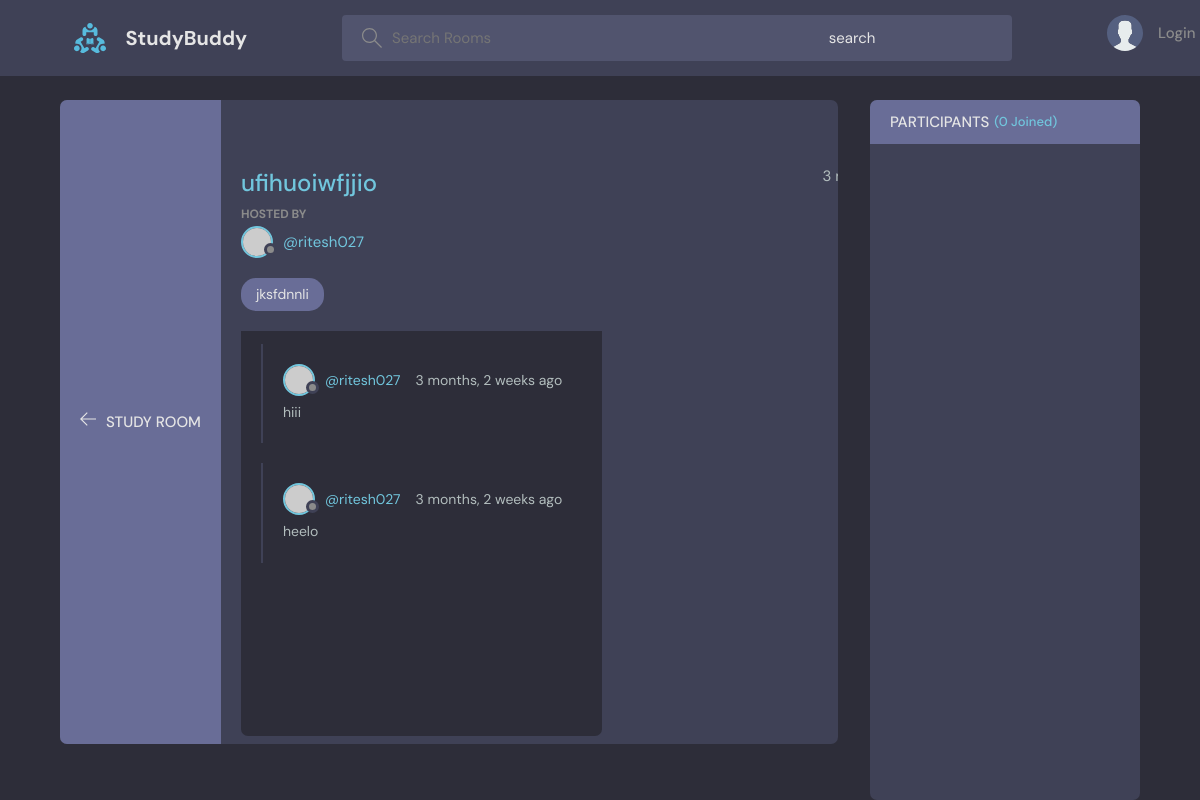
/room/20/, run on the app's committed database.
### base/models.py (models this page shows, shortened)
class Room(models.Model):
    host = models.ForeignKey(User, on_delete=models.SET_NULL, null = True)
    topic = models.ForeignKey(Topic, on_delete=models.SET_NULL, null=True)
    name = models.CharField(max_length=200)
    description = models.TextField(null = True, blank=True)
    participants =models.ManyToManyField(User,related_name='participants', blank=True)
    updated = models.DateTimeField(auto_now=True)
    created = models.DateTimeField(auto_now_add=True)
    class Meta:
        ordering=['-updated','-created']

class Topic(models.Model):
    name = models.CharField(max_length=200)
    def __str__(self):
        return self.name

class Message(models.Model):
    user = models.ForeignKey(User, on_delete=models.CASCADE)
    room = models.ForeignKey(Room, on_delete=models.CASCADE)
    body = models.TextField()
    updated = models.DateTimeField(auto_now=True)
    created = models.DateTimeField(auto_now_add=True)

### base/views.py (the view, shortened to what this page needs)
# urls.py: path('room/<str:pk>/', views.room, name='room'),
def room(request,pk):
    room = Room.objects.get(id = pk)
    room_messages = room.message_set.all()
    participants=room.participants.all()
    return render(request, 'base/room.html', {'room': room,'room_messages': room_messages, 'participants': participants})

### base/templates/base/room.html (shortened to what this page needs)
{% extends 'base/base.html' %}
{% load static %}
{% block body %}
    <main class="profile-page layout layout--2">
      <div class="container">
        <div class="room">
          <div class="room__top">
            <div class="room__topLeft">
              <a href="index.html">
                <svg version="1.1" xmlns="http://www.w3.org/2000/svg" width="32" height="32" viewBox="0 0 32 32">
                  <title>arrow-left</title>
                  <path
                    d="M13.723 2.286l-13.723 13.714 13.719 13.714 1.616-1.611-10.96-10.96h27.625v-2.286h-27.625l10.965-10.965-1.616-1.607z"
                  ></path>
                </svg>
              </a>
              <h3>Study Room</h3>
            </div>
          </div>
          <div class="room__box scroll">
            <div class="room__header scroll">
              <div class="room__info">
                <h3>{{room.name}}</h3>
                <span>{{room.created|timesince}} ago</span>
              </div>
              <div class="room__hosted">
                <p>Hosted By</p>
                <a href="{% url 'user-profile' room.host.id %}" class="room__author">
                  <div class="avatar avatar--small">
                    <img src="https://randomuser.me/api/portraits/men/37.jpg" />
                  </div>
                  <span>@{{room.host}}</span>
                </a>
              </div>
              <span class="room__topics">{{room.topic}}</span>
            </div>
            <div class="room__conversation">
              <div class="threads scroll">
                {% for room_message in room_messages %}
                <div class="thread">
                  <div class="thread__top">
                    <div class="thread__author">
                      <a href="{% url 'user-profile' room_message.user.id %}" class="thread__authorInfo">
                        <div class="avatar avatar--small">
                          <img src="https://randomuser.me/api/portraits/men/37.jpg" />
                        </div>
                        <span>@{{room_message.user}}</span>
                      </a>
                      <span class="thread__date">{{room_message.created|timesince}} ago</span>
                    </div>
                  </div>
                  <div class="thread__details">
                    {{room_message.body}}
                  </div>
                </div>
                {% endfor %}
              </div>
            </div>
          </div>
        </div>
        <div class="participants">
          <h3 class="participants__top">Participants <span>({{participants.count}} Joined)</span></h3>
          <div class="participants__list scroll">
          </div>
        </div>
      </div>
    </main>
 {% endblock %}

### base/static/base/css/style.css (style rules this page uses)
:root { --color-main: #71c6dd; --color-main-light: #e1f6fb; --color-dark: #3f4156; --color-dark-medium: #51546e; --color-dark-light: #696d97; --color-light: #e5e5e5; --color-gray: #8b8b8b; --color-light-gray: #b2bdbd; --color-bg: #2d2d39; --color-success: #5dd693; --color-error: #fc4b0b; }
* { font-family: "DM Sans", -apple-system, BlinkMacSystemFont, "Segoe UI", Roboto, Oxygen, Ubuntu, Cantarell, "Open Sans", "Helvetica Neue", sans-serif; margin: 0; padding: 0; box-sizing: border-box; text-rendering: optimizeLegibility; font-size: inherit; }
html { font-size: 56.25%; }
@media only screen and (min-width: 1200px) { html { font-size: 62.5%; } }
body { line-height: 1.6; font-weight: 400; font-size: 1.5rem; color: var(--color-light-gray); background-color: var(--color-bg); min-height: 100vh; }
img { width: 100%; }
a { display: inline-block; color: var(--color-main); text-decoration: none; }
.container { max-width: 120rem; width: 90%; margin: auto; }
.avatar { position: relative; display: inline-block; border-radius: 50%; border: 2px solid var(--color-main); }
.avatar img { display: block; border-radius: 50%; object-fit: cover; object-position: center; }
.avatar::after { content: ""; display: block; position: absolute; background-color: var(--color-gray); z-index: 111; border-radius: 50%; border: 0.3rem solid var(--color-dark); }
.avatar.avatar--small img { width: 2.8rem; height: 2.8rem; }
.avatar.avatar--small:after { width: 0.7rem; height: 0.7rem; bottom: 0px; right: -6px; }
.layout { margin-top: 2.4rem; }
.layout > .container { display: flex; justify-content: space-between; align-items: flex-start; }
.layout--2 > .container > div:first-child { flex-basis: 72%; }
.layout--2 > .container > div:last-child { flex-basis: 25%; }
.room, .participants { background: var(--color-dark); max-height: 87.5vh; border-radius: 0.7rem; overflow: hidden; position: relative; }
.room__top, .participants__top { background: var(--color-dark-light); display: flex; justify-content: space-between; align-items: center; padding: 1rem 2rem; position: relative; }
.room__top svg, .thread__top svg { width: 1.6rem; height: 1.6rem; fill: var(--color-light); cursor: pointer; }
.room__topLeft { display: flex; align-items: flex-end; gap: 1rem; }
.room__topLeft h3, .participants__top { text-transform: uppercase; font-weight: 500; color: var(--color-light); }
.room__topLeft svg { width: 1.6rem; height: 1.6rem; fill: var(--color-light); }
.room__header { max-height: 30vh; overflow-y: auto; position: absolute; width: 95%; background: var(--color-dark); z-index: 999; top: 4.4rem; padding-top: 2rem; padding-bottom: 1rem; }
.room__box { padding-left: 2rem; padding-right: 2rem; height: 80.5vh; padding-bottom: 0; }
.room__info { display: flex; justify-content: space-between; }
.room__info h3 { font-size: 2.4rem; font-weight: 500; color: var(--color-main); }
.room__hosted p { text-transform: uppercase; color: var(--color-gray); font-size: 1.2rem; font-weight: 700; line-height: 2; }
.room__author { display: flex; gap: 1rem; align-items: center; margin-bottom: 1rem; transition: all 0.3s ease-in-out; }
.room__topics { padding: 0.5rem 1.5rem; background: var(--color-dark-light); color: var(--color-light); display: inline-block; font-size: 1.4rem; border-radius: 1.5rem; margin: 1rem 0; }
.room__conversation { margin-top: 1rem; margin-bottom: 4rem; height: 64%; }
.threads { background: var(--color-bg); border-radius: 0.7rem; overflow-y: auto; height: 100%; margin-top: 28vh; padding: 0 2rem 4rem 2rem; }
.thread { border-left: 2px solid var(--color-dark); padding-left: 1rem; margin: 2rem 0; padding: 2rem; }
.thread__top { display: flex; align-items: center; justify-content: space-between; }
.thread__author { display: flex; align-items: center; gap: 1.5rem; font-size: 1.4rem; }
.thread__authorInfo { display: flex; align-items: center; gap: 1rem; }
.thread__details { font-size: 1.4rem; margin-top: 0.5rem; }
.participants__top span { color: var(--color-main); font-size: 1.3rem; text-transform: none; }
.participants__top { justify-content: flex-start; gap: 0.5rem; }
.participants__list { padding: 2rem; height: 82.5vh; overflow-y: scroll; padding-bottom: 0; }

### base/static/base/css/basic.css (style rules this page uses)
.room { display:flex; }

### data on the page
Room: name "ufihuoiwfjjio", created "3…", host "ritesh027", topic "jksfdnnli"
Message: user "ritesh027", created "3 months, 2 weeks", body "hiii"
Message: user "ritesh027", created "3 months, 2 weeks", body "heelo"

### other printed values
{{ participants.count }} "0"
